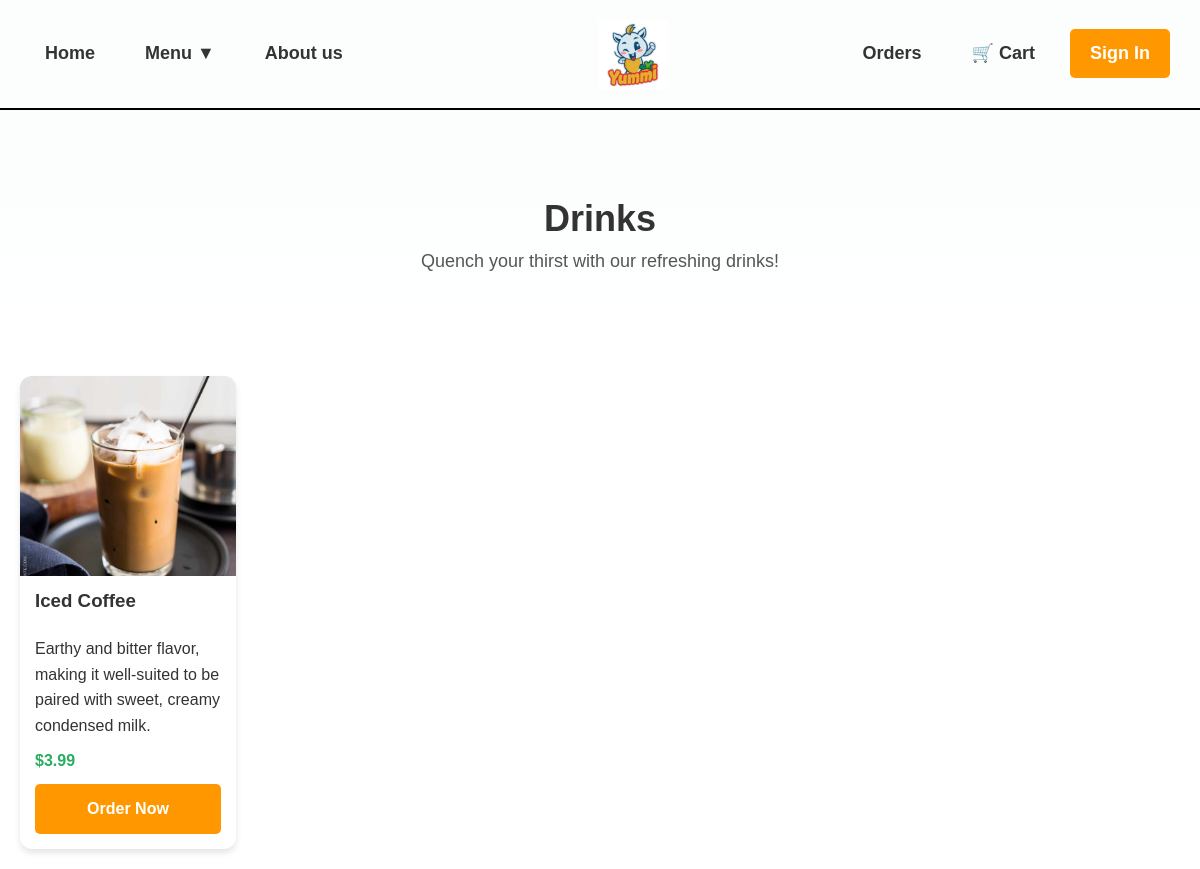
Page /drink.php on the earlier database version.
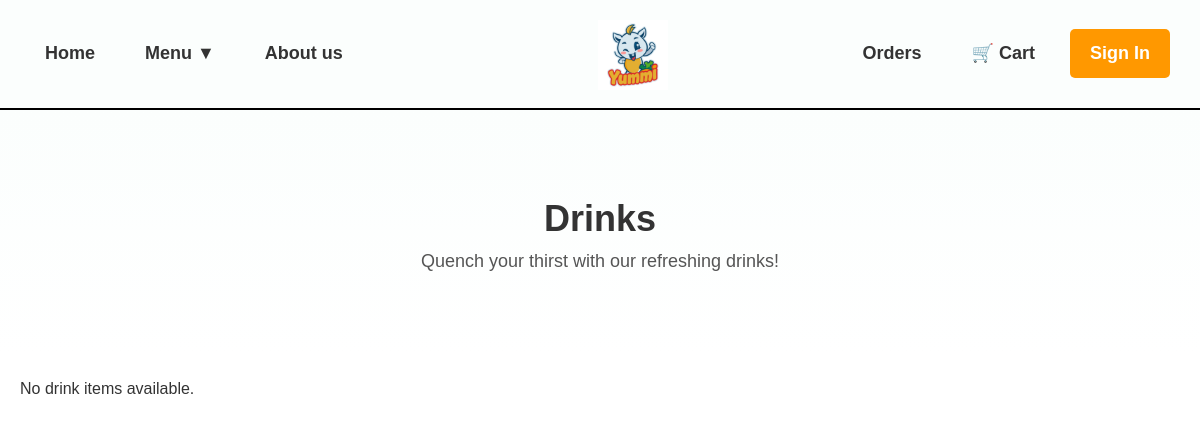
Same page on the later database version.
### tables this page shows
CREATE TABLE IF NOT EXISTS `menu_item` (
  `item_id` int(11) NOT NULL AUTO_INCREMENT,
  `item_name` varchar(50) NOT NULL,
  `item_description` varchar(255) NOT NULL,
  `item_category` varchar(15) NOT NULL,
  `unit_price` decimal(10,2) NOT NULL,
  `item_photo` varchar(200) DEFAULT NULL,
  `thumbs_up` int(11) DEFAULT 0,
  `thumbs_down` int(11) DEFAULT 0,
  PRIMARY KEY (`item_id`)
);

### drink.php (the view, shortened to what this page needs)
<?php
require 'connect.php';
$query = "SELECT * FROM menu_item WHERE item_category = 'drink'";
$result = $conn->query($query);
?>
<!DOCTYPE html>
<html lang="en">
<head>
    <link rel="stylesheet" href="./css/food-style.css">
</head>
<body>
<header>
        <nav class="nav-left">
            <ul>
                <li><a href="index.php">Home</a></li>
                <li class="dropdown">
                    <a href="#">Menu ▼</a>
                </li>
                <li><a href="aboutus.php">About us</a></li>
            </ul>
        </nav>
        <div class="logo">
            <a href="aboutus.php">
                <img src="./images/logo1.png" alt="Yummi Food Logo">
            </a>
        </div>
        <nav class="nav-right">
            <ul>
                <li><a href="purchase_history.php">Orders</a></li>
                <li><a href="cart.php">🛒 Cart</a></li>
            </ul>
            <div class="user-welcome">
                <?php if (isset($_SESSION['user_id'])): ?>
                    <a href="#" class="login-button">Welcome, <?php echo htmlspecialchars($_SESSION['first_name']); ?> ▼</a>
                    <div class="dropdown-content">
                        <a href="?logout=true">Log Out</a>
                    </div>
                <?php else: ?>
                    <a href="signup.php" class="sign-in-button">Sign In</a>
                <?php endif; ?>
            </div>
        </nav>
    </header>
<section class="hero">
    <h1>Drinks</h1>
    <p>Quench your thirst with our refreshing drinks!</p>
</section>
<main>
    <div class="menu-container">
        <?php if ($result->num_rows > 0): ?>
            <?php while ($row = $result->fetch_assoc()): ?>
                <div class="menu-item">
                    <img src="<?php echo htmlspecialchars($row['item_photo']); ?>" alt="<?php echo htmlspecialchars($row['item_name']); ?>">
                    <h3><?php echo htmlspecialchars($row['item_name']); ?></h3>
                    <p><?php echo htmlspecialchars($row['item_description']); ?></p>
                    <p class="price">$<?php echo number_format($row['unit_price'], 2); ?></p>
                    <form action="order_detail.php" method="post">
                        <button type="submit" class="order-button">Order Now</button>
                    </form>
                </div>
            <?php endwhile; ?>
        <?php else: ?>
            <p>No drink items available.</p>
        <?php endif; ?>
    </div>
</main>
</body>
</html>

Differences in the rows shown:
removed menu_item: item_photo (picture), item_name "Iced Coffee", item_description "Earthy and bitter flavor, making it well-suited to be paired with sweet, creamy condensed milk.", unit_price "3.99"
Other differences:
text now shown: "No drink items available."
